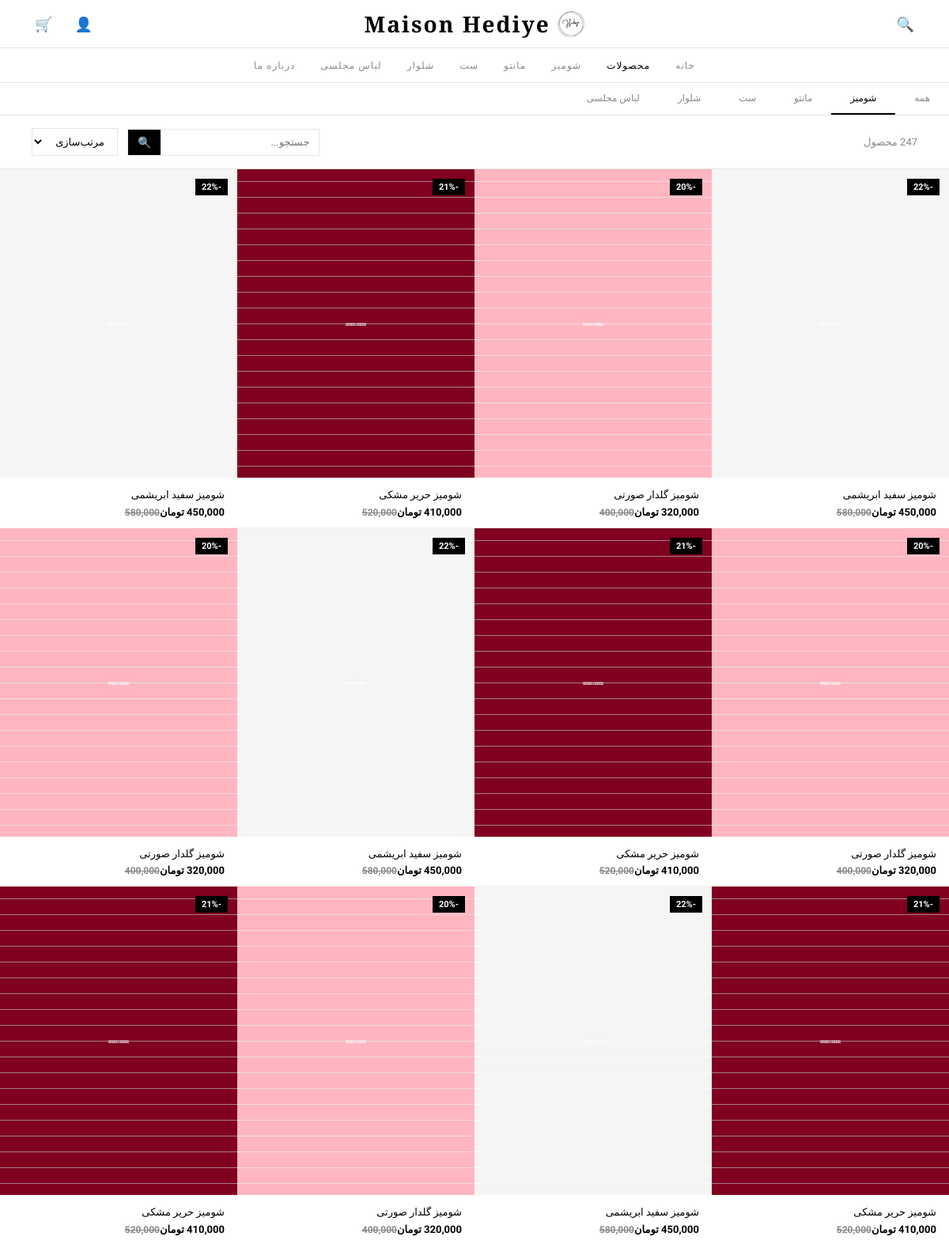
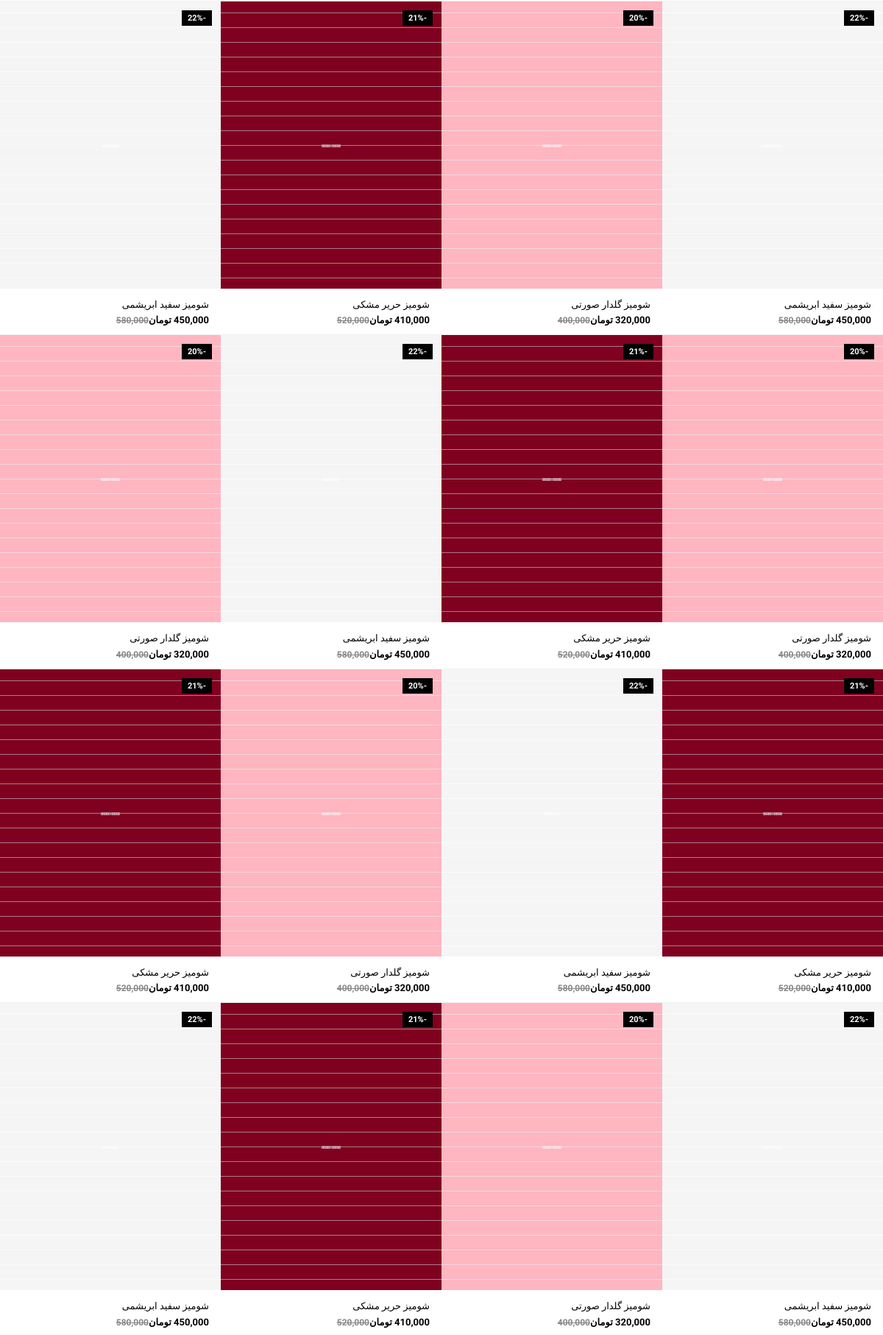
Page /products?category=blouse (upper part) on the committed database (2 pictures, top to bottom).
### tables this page shows
CREATE TABLE categories (
            id INTEGER PRIMARY KEY AUTOINCREMENT,
            name TEXT NOT NULL,
            name_en TEXT,
            slug TEXT UNIQUE NOT NULL,
            icon TEXT
        );

CREATE TABLE products (
            id INTEGER PRIMARY KEY AUTOINCREMENT,
            name TEXT NOT NULL,
            description TEXT,
            price INTEGER NOT NULL,
            old_price INTEGER,
            category_id INTEGER,
            image TEXT,
            sizes TEXT DEFAULT 'S,M,L,XL',
            colors TEXT,
            stock INTEGER DEFAULT 100,
            discount INTEGER DEFAULT 0,
            is_featured INTEGER DEFAULT 0,
            is_active INTEGER DEFAULT 1,
            rating REAL DEFAULT 4.5,
            reviews_count INTEGER DEFAULT 0,
            created_at TIMESTAMP DEFAULT CURRENT_TIMESTAMP,
            FOREIGN KEY (category_id) REFERENCES categories(id)
        );

### app.py (the view)
@app.route('/products')
def products_page():
    db = get_db()
    category = request.args.get('category', '')
    search = request.args.get('search', '')
    sort = request.args.get('sort', 'default')
    min_price = request.args.get('min_price', 0, type=int)
    max_price = request.args.get('max_price', 999999999, type=int)
    query = 'SELECT * FROM products WHERE is_active = 1'
    params = []
    if category:
        query += ' AND category_id = (SELECT id FROM categories WHERE slug = ?)'
        params.append(category)
    if search:
        query += ' AND name LIKE ?'
        params.append(f'%{search}%')
    if min_price > 0:
        query += ' AND price >= ?'
        params.append(min_price)
    if max_price < 999999999:
        query += ' AND price <= ?'
        params.append(max_price)
    if sort == 'cheapest':
        query += ' ORDER BY price ASC'
    elif sort == 'expensive':
        query += ' ORDER BY price DESC'
    elif sort == 'popular':
        query += ' ORDER BY reviews_count DESC'
    else:
        query += ' ORDER BY created_at DESC'
    products = db.execute(query, params).fetchall()
    categories = db.execute('SELECT * FROM categories').fetchall()
    settings = {row['key']: row['value'] for row in db.execute('SELECT * FROM settings').fetchall()}
    return render_template('products.html', products=products, categories=categories,
                         settings=settings, current_category=category, current_search=search)

### app.py (called while the page is built)
def get_db():
    if 'db' not in g:
        g.db = sqlite3.connect(app.config['DATABASE'])
        g.db.row_factory = sqlite3.Row
    return g.db

@app.after_request
def add_security_headers(response):
    response.headers['X-Content-Type-Options'] = 'nosniff'
    response.headers['X-Frame-Options'] = 'SAMEORIGIN'
    response.headers['X-XSS-Protection'] = '1; mode=block'
    return response

### templates/products.html (shortened to what this page needs)
<!DOCTYPE html><html lang="fa" dir="rtl"><head>
</head>
<body>
<header class="hdr">
<div class="hdr-top">
<div class="hdr-left"><a href="/" class="hdr-icon">🔍</a></div>
<div class="hdr-center"><a href="/" style="display:flex;align-items:center;gap:8px"><img src="/static/images/logo.jpg" alt="مزون هدیه" style="height:36px;border-radius:50%"><span class="logo-text">Maison Hediye</span></a></div>
<div class="hdr-right">
<a href="/login" class="hdr-icon">👤</a>
<a href="/cart" class="hdr-icon">🛒</a>
</div>
</div>
<div class="nav">
<a href="/">خانه</a>
<a href="/products" class="active">محصولات</a>
{% for cat in categories %}
<a href="/products?category={{ cat.slug }}">{{ cat.name }}</a>
{% endfor %}
<a href="/about">درباره ما</a>
</div>
</header>
<div class="cfilter">
<a href="/products" class="{% if not current_category %}active{% endif %}">همه</a>
{% for cat in categories %}
<a href="/products?category={{ cat.slug }}" class="{% if current_category == cat.slug %}active{% endif %}">{{ cat.name }}</a>
{% endfor %}
</div>
<div class="fbar">
<div class="fbar-count">{{ products|length }} محصول</div>
<div class="fbar-actions">
<div class="search-box">
<input type="text" placeholder="جستجو..." value="{{ current_search }}" id="searchInput">
<button onclick="doSearch()">🔍</button>
</div>
<select onchange="window.location.href='?sort='+this.value+'&category={{ current_category }}&search={{ current_search }}'">
<option value="default">مرتب‌سازی</option>
</select>
</div>
</div>
{% if products %}
<div class="pgrid">
{% for p in products %}
<a href="/product/{{ p.id }}" class="pcard">
<div class="pcard-img">
{% if p.image %}
<img src="{{ p.image }}" alt="{{ p.name }}" class="main">
{% else %}
<div style="position:absolute;inset:0;background:linear-gradient(135deg,#f0f0f0,#e0e0e0)"></div>
{% endif %}
{% if p.discount %}<div class="pcard-badge">-{{ p.discount }}%</div>{% endif %}
</div>
<div class="pcard-info">
<div class="pcard-name">{{ p.name }}</div>
<div class="pcard-price">{{ "{:,}".format(p.price) }} تومان{% if p.old_price %}<span class="pcard-old">{{ "{:,}".format(p.old_price) }}</span>{% endif %}</div>
</div>
</a>
{% endfor %}
</div>
{% else %}
<div class="empty">
<div class="empty-icon">🛍️</div>
<div>محصولی یافت نشد</div>
</div>
{% endif %}
</body></html>

### templates/products.html (style rules this page uses)
* { margin:0;padding:0;box-sizing:border-box }
body { font-family:'Vazirmatn',sans-serif;color:#000;background:#fff;-webkit-font-smoothing:antialiased }
a { color:inherit;text-decoration:none }
.hdr { position:sticky;top:0;z-index:100;background:#fff;border-bottom:1px solid #e5e5e5 }
.hdr-top { display:flex;align-items:center;justify-content:space-between;padding:0 40px;height:60px }
.hdr-left { display:flex;align-items:center;gap:24px }
.hdr-center { position:absolute;left:50%;transform:translateX(-50%) }
.hdr-right { display:flex;align-items:center;gap:20px }
.logo-text { font-family:'Cormorant Garamond',serif;font-size:28px;font-weight:600;letter-spacing:2px }
.hdr-icon { font-size:18px;cursor:pointer;padding:4px }
.nav { display:flex;justify-content:center;gap:32px;padding:0 40px;border-top:1px solid #e5e5e5;height:44px;align-items:center }
.nav a { font-size:12px;font-weight:500;letter-spacing:1px;color:#888;transition:color 0.2s }
.nav a:hover,.nav a.active { color:#000 }
.fbar { display:flex;align-items:center;justify-content:space-between;padding:16px 40px;border-bottom:1px solid #e5e5e5;flex-wrap:wrap;gap:12px }
.fbar-count { font-size:13px;color:#888 }
.fbar-actions { display:flex;gap:12px;align-items:center }
.fbar select,.fbar input { padding:8px 12px;border:1px solid #e5e5e5;font-family:inherit;font-size:13px;background:#fff;outline:none }
.search-box { display:flex;border:1px solid #e5e5e5 }
.search-box input { border:none;padding:8px 12px;font-family:inherit;font-size:13px;outline:none;width:200px }
.search-box button { background:#000;color:#fff;border:none;padding:8px 12px;cursor:pointer;font-size:14px }
.cfilter { display:flex;gap:0;border-bottom:1px solid #e5e5e5;overflow-x:auto;scrollbar-width:none }
.cfilter a { padding:12px 24px;font-size:12px;font-weight:500;color:#888;white-space:nowrap;border-bottom:2px solid transparent;transition:all 0.2s }
.cfilter a:hover,.cfilter a.active { color:#000;border-bottom-color:#000 }
.pgrid { display:grid;grid-template-columns:repeat(4,1fr);gap:0 }
.pcard { position:relative;cursor:pointer;border-bottom:1px solid #f0f0f0 }
.pcard-img { position:relative;padding-top:130%;overflow:hidden;background:#f5f5f5 }
.pcard-img img { position:absolute;inset:0;width:100%;height:100%;object-fit:cover;transition:opacity 0.4s }
.pcard-info { padding:12px 16px }
.pcard-name { font-size:13px;margin-bottom:4px;line-height:1.5 }
.pcard-price { font-size:13px;font-weight:600 }
.pcard-old { font-size:12px;color:#888;text-decoration:line-through;margin-left:8px }
.pcard-badge { position:absolute;top:12px;right:12px;font-size:11px;font-weight:600;padding:4px 8px;background:#000;color:#fff }

### rows in the picture
categories: name "شومیز"
categories: name "مانتو"
categories: name "ست"
categories: name "شلوار"
categories: name "لباس مجلسی"
products: image (picture), discount "22", name "شومیز سفید ابریشمی", price "450,000", old_price "580,000"
products: image (picture), discount "20", name "شومیز گلدار صورتی", price "320,000", old_price "400,000"
products: image (picture), discount "21", name "شومیز حریر مشکی", price "410,000", old_price "520,000"
products: image (picture), discount "22", name "شومیز سفید ابریشمی", price "450,000", old_price "580,000"
products: image (picture), discount "20", name "شومیز گلدار صورتی", price "320,000", old_price "400,000"
products: image (picture), discount "21", name "شومیز حریر مشکی", price "410,000", old_price "520,000"
products: image (picture), discount "22", name "شومیز سفید ابریشمی", price "450,000", old_price "580,000"
products: image (picture), discount "20", name "شومیز گلدار صورتی", price "320,000", old_price "400,000"
products: image (picture), discount "21", name "شومیز حریر مشکی", price "410,000", old_price "520,000"
products: image (picture), discount "22", name "شومیز سفید ابریشمی", price "450,000", old_price "580,000"
products: image (picture), discount "20", name "شومیز گلدار صورتی", price "320,000", old_price "400,000"
products: image (picture), discount "21", name "شومیز حریر مشکی", price "410,000", old_price "520,000"
products: image (picture), discount "22", name "شومیز سفید ابریشمی", price "450,000", old_price "580,000"
products: image (picture), discount "20", name "شومیز گلدار صورتی", price "320,000", old_price "400,000"
products: image (picture), discount "21", name "شومیز حریر مشکی", price "410,000", old_price "520,000"
products: image (picture), discount "22", name "شومیز سفید ابریشمی", price "450,000", old_price "580,000"
products: image (picture), discount "20", name "شومیز گلدار صورتی", price "320,000", old_price "400,000"
products: image (picture), discount "21", name "شومیز حریر مشکی", price "410,000", old_price "520,000"
products: image (picture), discount "22", name "شومیز سفید ابریشمی", price "450,000", old_price "580,000"
products: image (picture), discount "20", name "شومیز گلدار صورتی", price "320,000", old_price "400,000"
products: image (picture), discount "21", name "شومیز حریر مشکی", price "410,000", old_price "520,000"
products: image (picture), discount "22", name "شومیز سفید ابریشمی", price "450,000", old_price "580,000"
products: image (picture), discount "20", name "شومیز گلدار صورتی", price "320,000", old_price "400,000"
products: image (picture), discount "21", name "شومیز حریر مشکی", price "410,000", old_price "520,000"
products: image (picture), discount "22", name "شومیز سفید ابریشمی", price "450,000", old_price "580,000"
products: image (picture), discount "20", name "شومیز گلدار صورتی", price "320,000", old_price "400,000"
products: image (picture), discount "21", name "شومیز حریر مشکی", price "410,000", old_price "520,000"
products: image (picture), discount "22", name "شومیز سفید ابریشمی", price "450,000", old_price "580,000"

### other values in the picture
{{ products|length }} "247"
